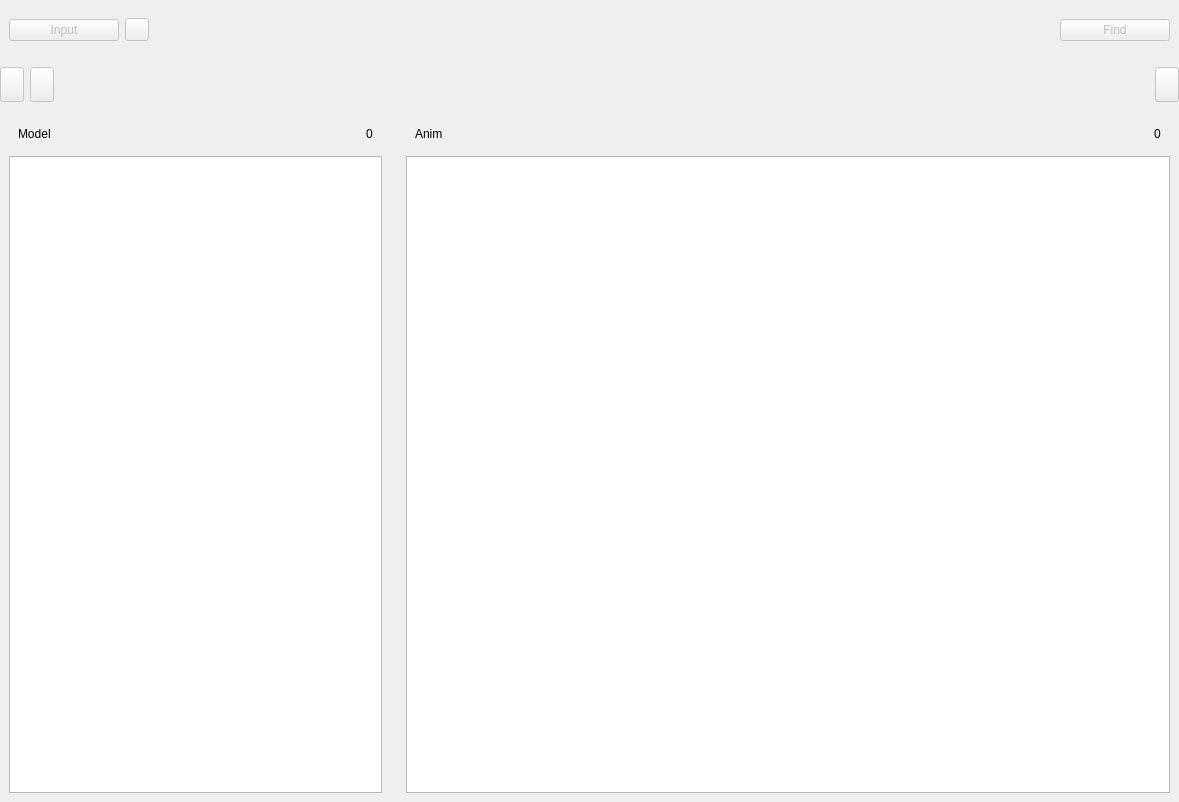
<?xml version="1.0" encoding="UTF-8"?>
<ui version="4.0">
 <class>PixFinder</class>
 <widget class="QWidget" name="PixFinder">
  <property name="geometry">
   <rect>
    <x>0</x>
    <y>0</y>
    <width>1179</width>
    <height>802</height>
   </rect>
  </property>
  <property name="windowTitle">
   <string>PixFinder</string>
  </property>
  <layout class="QVBoxLayout" name="main_lyt">
   <property name="leftMargin">
    <number>0</number>
   </property>
   <property name="topMargin">
    <number>0</number>
   </property>
   <property name="rightMargin">
    <number>0</number>
   </property>
   <property name="bottomMargin">
    <number>0</number>
   </property>
   <item>
    <widget class="SimpleCardWidget" name="top_card">
     <property name="sizePolicy">
      <sizepolicy hsizetype="Preferred" vsizetype="Fixed">
       <horstretch>0</horstretch>
       <verstretch>0</verstretch>
      </sizepolicy>
     </property>
     <property name="minimumSize">
      <size>
       <width>0</width>
       <height>60</height>
      </size>
     </property>
     <property name="maximumSize">
      <size>
       <width>16777215</width>
       <height>60</height>
      </size>
     </property>
     <layout class="QHBoxLayout" name="top_card_lyt">
      <item>
       <widget class="PushButton" name="input_btn">
        <property name="enabled">
         <bool>false</bool>
        </property>
        <property name="sizePolicy">
         <sizepolicy hsizetype="Maximum" vsizetype="Fixed">
          <horstretch>0</horstretch>
          <verstretch>0</verstretch>
         </sizepolicy>
        </property>
        <property name="minimumSize">
         <size>
          <width>110</width>
          <height>0</height>
         </size>
        </property>
        <property name="text">
         <string>Input</string>
        </property>
       </widget>
      </item>
      <item>
       <widget class="ToolButton" name="reset_btn">
        <property name="enabled">
         <bool>false</bool>
        </property>
        <property name="toolTip">
         <string>Reset input archives</string>
        </property>
       </widget>
      </item>
      <item>
       <spacer name="h_spacer_1">
        <property name="orientation">
         <enum>Qt::Horizontal</enum>
        </property>
        <property name="sizeType">
         <enum>QSizePolicy::Fixed</enum>
        </property>
        <property name="sizeHint" stdset="0">
         <size>
          <width>4</width>
          <height>20</height>
         </size>
        </property>
       </spacer>
      </item>
      <item>
       <widget class="VerticalSeparator" name="v_separator"/>
      </item>
      <item>
       <spacer name="h_spacer_2">
        <property name="orientation">
         <enum>Qt::Horizontal</enum>
        </property>
        <property name="sizeType">
         <enum>QSizePolicy::Fixed</enum>
        </property>
        <property name="sizeHint" stdset="0">
         <size>
          <width>4</width>
          <height>20</height>
         </size>
        </property>
       </spacer>
      </item>
      <item>
       <widget class="PrimaryPushButton" name="find_btn">
        <property name="enabled">
         <bool>false</bool>
        </property>
        <property name="sizePolicy">
         <sizepolicy hsizetype="Maximum" vsizetype="Fixed">
          <horstretch>0</horstretch>
          <verstretch>0</verstretch>
         </sizepolicy>
        </property>
        <property name="minimumSize">
         <size>
          <width>110</width>
          <height>0</height>
         </size>
        </property>
        <property name="toolTip">
         <string>Save to tobj file with selected save mode</string>
        </property>
        <property name="text">
         <string>Find</string>
        </property>
       </widget>
      </item>
     </layout>
    </widget>
   </item>
   <item>
    <layout class="QHBoxLayout" name="navbar_lyt">
     <item>
      <widget class="ToolButton" name="home_btn">
       <property name="enabled">
        <bool>false</bool>
       </property>
       <property name="minimumSize">
        <size>
         <width>0</width>
         <height>35</height>
        </size>
       </property>
       <property name="toolTip">
        <string>Go to home directory</string>
       </property>
       <property name="text">
        <string notr="true"/>
       </property>
      </widget>
     </item>
     <item>
      <widget class="ToolButton" name="back_btn">
       <property name="enabled">
        <bool>false</bool>
       </property>
       <property name="minimumSize">
        <size>
         <width>0</width>
         <height>35</height>
        </size>
       </property>
       <property name="text">
        <string notr="true"/>
       </property>
      </widget>
     </item>
     <item>
      <widget class="SimpleCardWidget" name="navbar_card">
       <property name="minimumSize">
        <size>
         <width>0</width>
         <height>37</height>
        </size>
       </property>
       <layout class="QVBoxLayout" name="verticalLayout_9">
        <item>
         <widget class="BreadcrumbBar" name="navbar">
          <property name="minimumSize">
           <size>
            <width>100</width>
            <height>19</height>
           </size>
          </property>
         </widget>
        </item>
       </layout>
      </widget>
     </item>
     <item>
      <widget class="ToolButton" name="refresh_btn">
       <property name="enabled">
        <bool>false</bool>
       </property>
       <property name="minimumSize">
        <size>
         <width>0</width>
         <height>35</height>
        </size>
       </property>
       <property name="toolTip">
        <string>Refresh current directory</string>
       </property>
       <property name="text">
        <string notr="true"/>
       </property>
      </widget>
     </item>
    </layout>
   </item>
   <item>
    <layout class="QHBoxLayout" name="list_lyt" stretch="1,2">
     <item>
      <widget class="ElevatedCardWidget" name="model_card">
       <layout class="QVBoxLayout" name="model_card_lyt">
        <item>
         <widget class="SimpleCardWidget" name="model_header_card">
          <layout class="QHBoxLayout" name="model_header_card_lyt">
           <item>
            <widget class="StrongBodyLabel" name="model_lbl">
             <property name="sizePolicy">
              <sizepolicy hsizetype="Expanding" vsizetype="Preferred">
               <horstretch>0</horstretch>
               <verstretch>0</verstretch>
              </sizepolicy>
             </property>
             <property name="text">
              <string>Model</string>
             </property>
            </widget>
           </item>
           <item>
            <widget class="InfoBadge" name="model_badge">
             <property name="text">
              <string>0</string>
             </property>
            </widget>
           </item>
          </layout>
         </widget>
        </item>
        <item>
         <widget class="ListWidget" name="model_list"/>
        </item>
       </layout>
      </widget>
     </item>
     <item>
      <widget class="ElevatedCardWidget" name="anim_card">
       <layout class="QVBoxLayout" name="anim_card_lyt">
        <item>
         <widget class="SimpleCardWidget" name="anim_header_card">
          <layout class="QHBoxLayout" name="anim_header_card_lyt">
           <item>
            <widget class="StrongBodyLabel" name="animLnl">
             <property name="sizePolicy">
              <sizepolicy hsizetype="Expanding" vsizetype="Preferred">
               <horstretch>0</horstretch>
               <verstretch>0</verstretch>
              </sizepolicy>
             </property>
             <property name="text">
              <string>Anim</string>
             </property>
            </widget>
           </item>
           <item>
            <widget class="InfoBadge" name="anim_badge">
             <property name="text">
              <string>0</string>
             </property>
            </widget>
           </item>
          </layout>
         </widget>
        </item>
        <item>
         <widget class="ListWidget" name="anim_list"/>
        </item>
       </layout>
      </widget>
     </item>
    </layout>
   </item>
  </layout>
 </widget>
 <customwidgets>
  <customwidget>
   <class>PushButton</class>
   <extends>QPushButton</extends>
   <header>qfluentwidgets</header>
  </customwidget>
  <customwidget>
   <class>PrimaryPushButton</class>
   <extends>PushButton</extends>
   <header>qfluentwidgets</header>
  </customwidget>
  <customwidget>
   <class>ToolButton</class>
   <extends>QToolButton</extends>
   <header>qfluentwidgets</header>
  </customwidget>
  <customwidget>
   <class>VerticalSeparator</class>
   <extends>QWidget</extends>
   <header>qfluentwidgets</header>
  </customwidget>
  <customwidget>
   <class>CardWidget</class>
   <extends>QFrame</extends>
   <header>qfluentwidgets</header>
   <container>1</container>
  </customwidget>
  <customwidget>
   <class>ElevatedCardWidget</class>
   <extends>SimpleCardWidget</extends>
   <header>qfluentwidgets</header>
   <container>1</container>
  </customwidget>
  <customwidget>
   <class>SimpleCardWidget</class>
   <extends>CardWidget</extends>
   <header>qfluentwidgets</header>
   <container>1</container>
  </customwidget>
  <customwidget>
   <class>StrongBodyLabel</class>
   <extends>QLabel</extends>
   <header>qfluentwidgets</header>
  </customwidget>
  <customwidget>
   <class>BreadcrumbBar</class>
   <extends>QWidget</extends>
   <header>qfluentwidgets</header>
  </customwidget>
  <customwidget>
   <class>InfoBadge</class>
   <extends>QLabel</extends>
   <header>qfluentwidgets</header>
  </customwidget>
  <customwidget>
   <class>ListWidget</class>
   <extends>QListWidget</extends>
   <header>qfluentwidgets</header>
  </customwidget>
 </customwidgets>
 <resources/>
 <connections/>
</ui>
